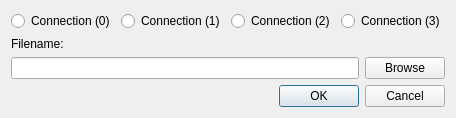
<?xml version="1.0" encoding="UTF-8"?>
<ui version="4.0">
 <class>LoadXCPConfigDialog</class>
 <widget class="QDialog" name="LoadXCPConfigDialog">
  <property name="geometry">
   <rect>
    <x>0</x>
    <y>0</y>
    <width>414</width>
    <height>118</height>
   </rect>
  </property>
  <property name="windowTitle">
   <string>Import XCP Config</string>
  </property>
  <property name="windowIcon">
   <iconset resource="../Icons.qrc">
    <normaloff>:/Icons/car.png</normaloff>:/Icons/car.png</iconset>
  </property>
  <layout class="QVBoxLayout" name="verticalLayout_2">
   <item>
    <layout class="QHBoxLayout" name="horizontalLayout">
     <item>
      <widget class="QRadioButton" name="radioButtonCon0">
       <property name="text">
        <string>Connection (0)</string>
       </property>
      </widget>
     </item>
     <item>
      <widget class="QRadioButton" name="radioButtonCon1">
       <property name="text">
        <string>Connection (1)</string>
       </property>
      </widget>
     </item>
     <item>
      <widget class="QRadioButton" name="radioButtonCon2">
       <property name="text">
        <string>Connection (2)</string>
       </property>
      </widget>
     </item>
     <item>
      <widget class="QRadioButton" name="radioButtonCon3">
       <property name="text">
        <string>Connection (3)</string>
       </property>
      </widget>
     </item>
    </layout>
   </item>
   <item>
    <layout class="QVBoxLayout" name="verticalLayout">
     <item>
      <widget class="QLabel" name="label">
       <property name="text">
        <string>Filename:</string>
       </property>
      </widget>
     </item>
     <item>
      <layout class="QHBoxLayout" name="horizontalLayout_2">
       <item>
        <widget class="QLineEdit" name="lineEditBrowse"/>
       </item>
       <item>
        <widget class="QPushButton" name="pushButtonBrowse">
         <property name="text">
          <string>Browse</string>
         </property>
        </widget>
       </item>
      </layout>
     </item>
    </layout>
   </item>
   <item>
    <widget class="QDialogButtonBox" name="buttonBox">
     <property name="orientation">
      <enum>Qt::Horizontal</enum>
     </property>
     <property name="standardButtons">
      <set>QDialogButtonBox::Cancel|QDialogButtonBox::Ok</set>
     </property>
    </widget>
   </item>
  </layout>
 </widget>
 <resources>
  <include location="../Icons.qrc"/>
 </resources>
 <connections>
  <connection>
   <sender>buttonBox</sender>
   <signal>accepted()</signal>
   <receiver>LoadXCPConfigDialog</receiver>
   <slot>accept()</slot>
   <hints>
    <hint type="sourcelabel">
     <x>248</x>
     <y>254</y>
    </hint>
    <hint type="destinationlabel">
     <x>157</x>
     <y>274</y>
    </hint>
   </hints>
  </connection>
  <connection>
   <sender>buttonBox</sender>
   <signal>rejected()</signal>
   <receiver>LoadXCPConfigDialog</receiver>
   <slot>reject()</slot>
   <hints>
    <hint type="sourcelabel">
     <x>316</x>
     <y>260</y>
    </hint>
    <hint type="destinationlabel">
     <x>286</x>
     <y>274</y>
    </hint>
   </hints>
  </connection>
 </connections>
</ui>
